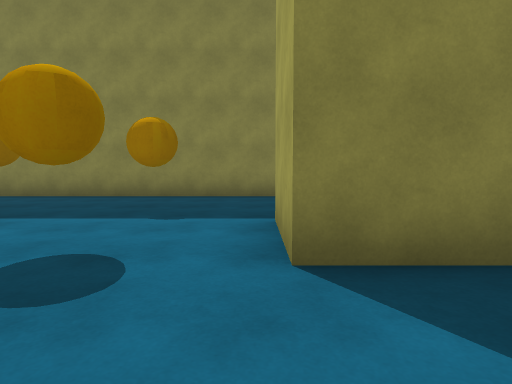
View 1 (above)

24 first-person views from a walk through a 3-D level made in the Unity game engine. The camera is 1.2 m above the floor, tilts 4° down and sees 75° across. The floor is counted in squares, 2 m on a side. Each view is taken from the middle of a square. On the plan, view 1 faces up. The plan holds only what a view shows up to about 10 squares ahead; the rest is blank. The place goes on beyond the plan. The player is left out. Surface patterns are stand-ins for the level's own textures.

View 2
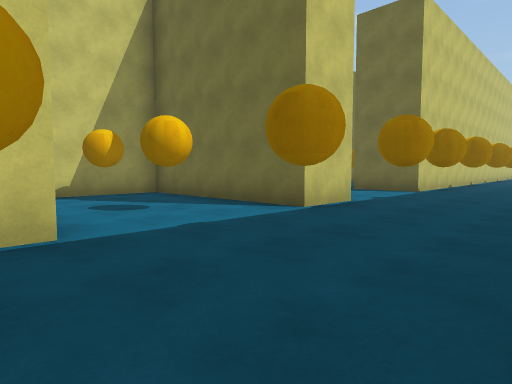

View 3
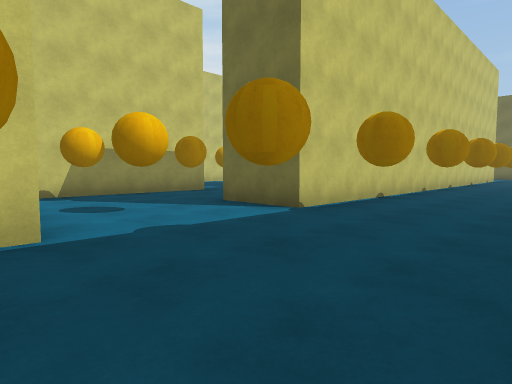

View 4
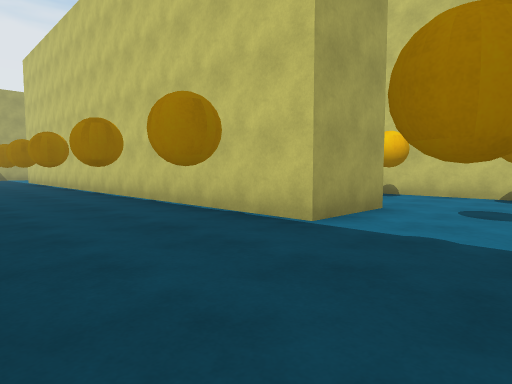

View 5
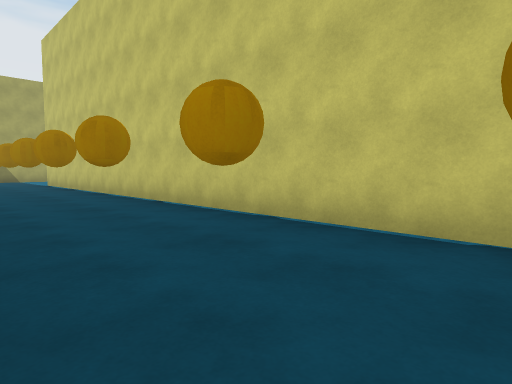

View 6
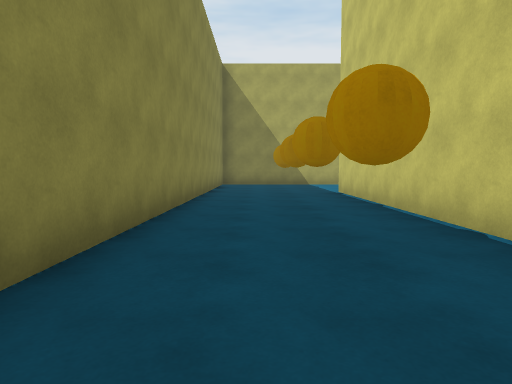

View 7
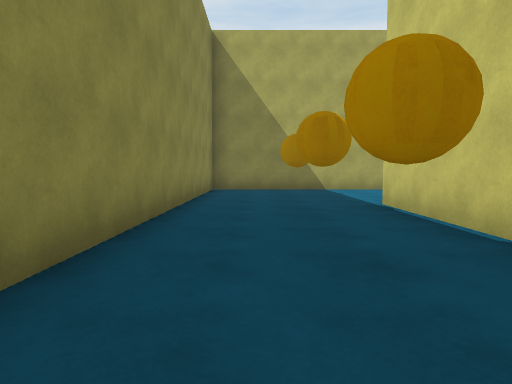

View 8
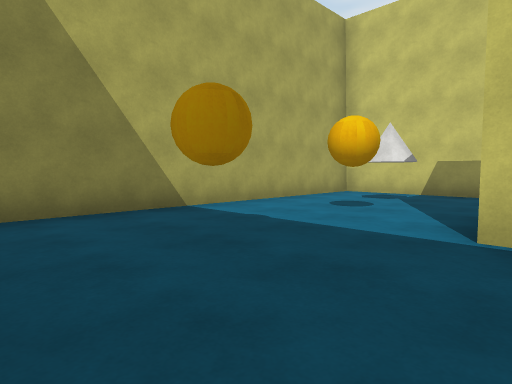

View 9
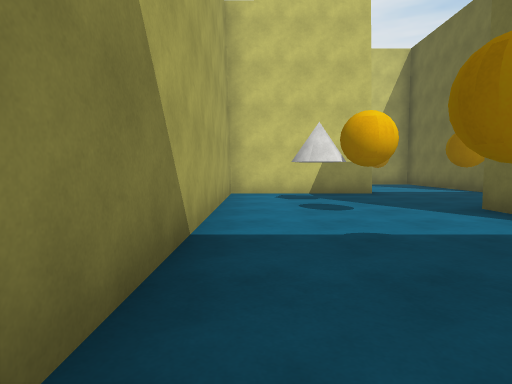

View 10
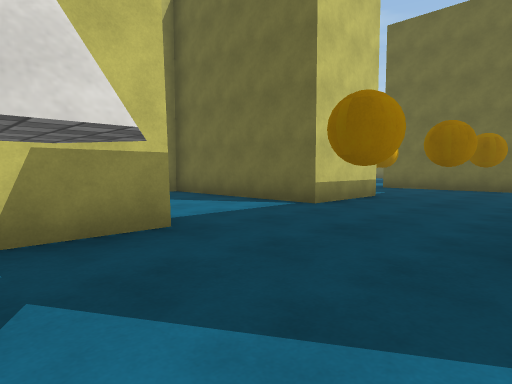

View 11
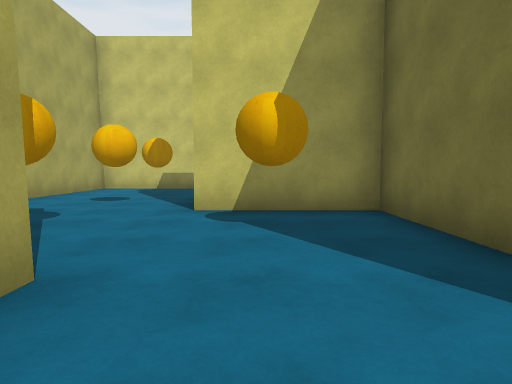

View 12
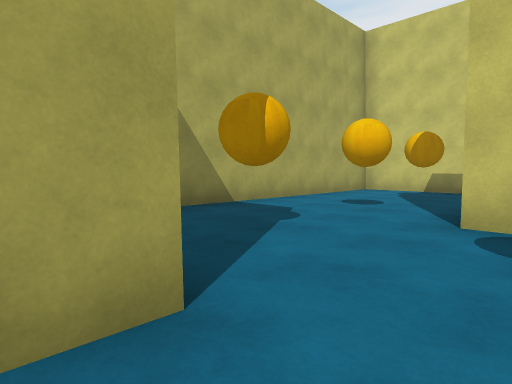

View 13
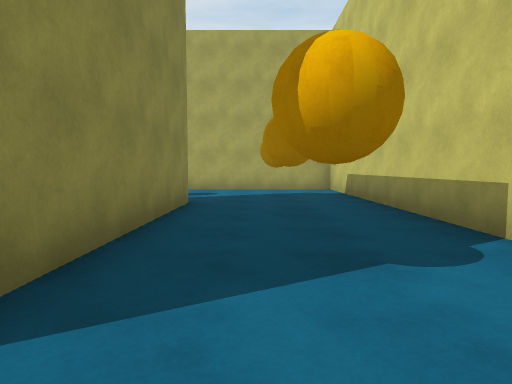

View 14
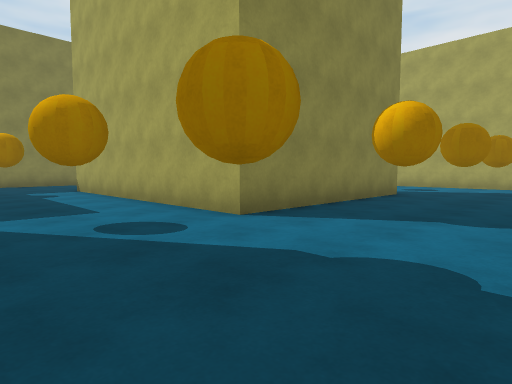

View 15
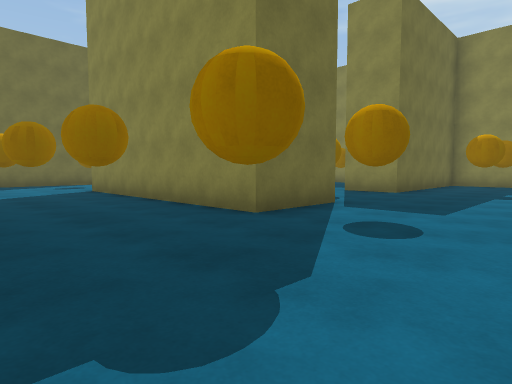

View 16
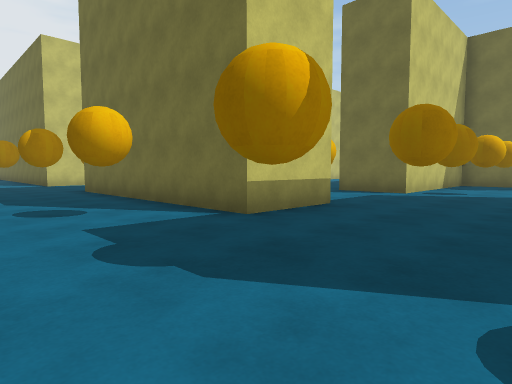

View 17
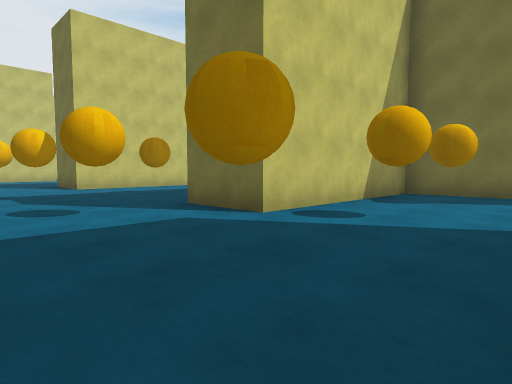

View 18
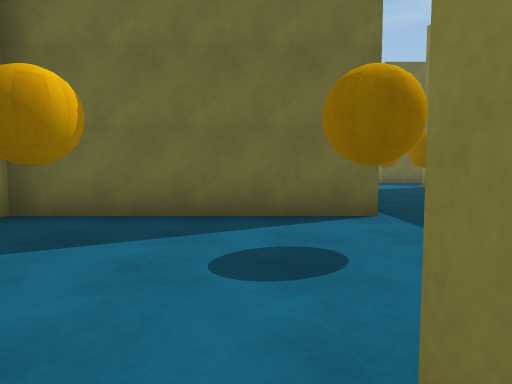

View 19
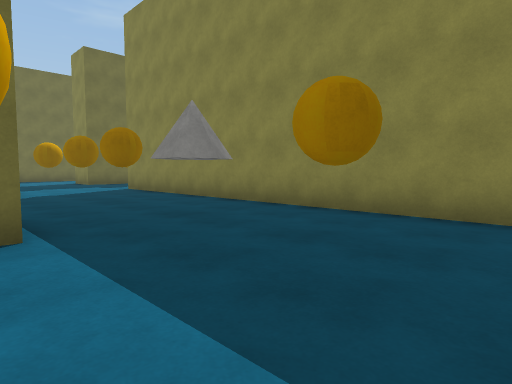

View 20
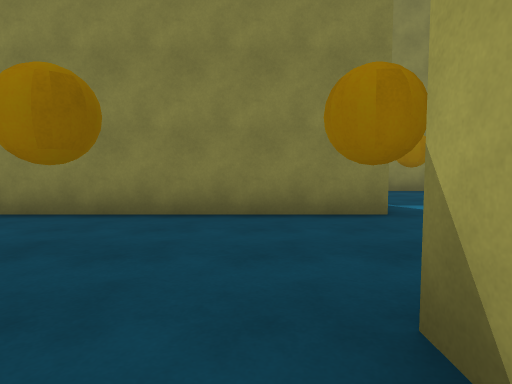

View 21
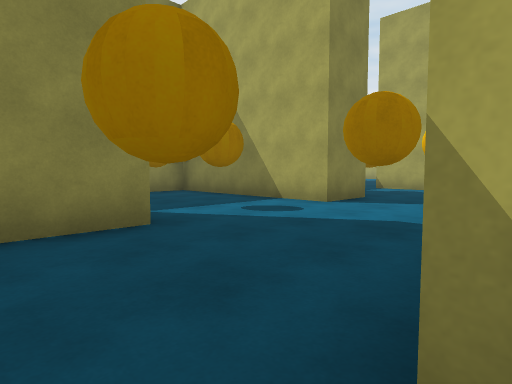

View 22
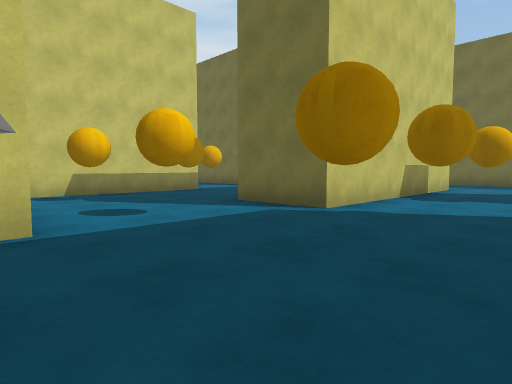

View 23
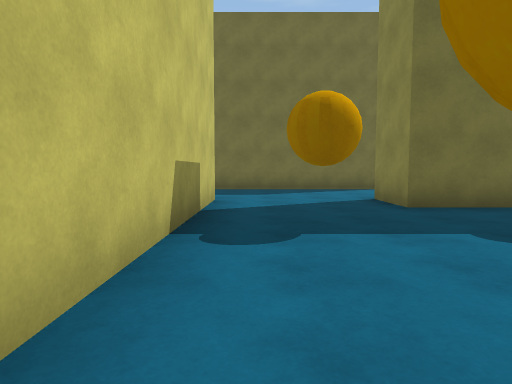

View 24
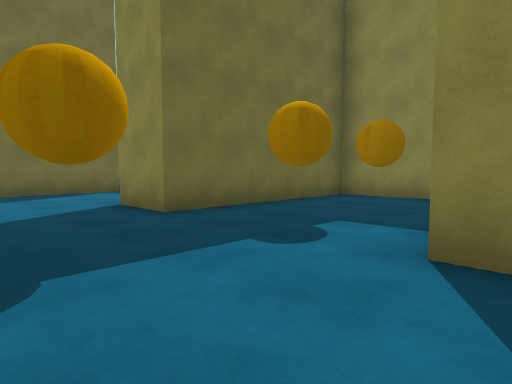

### Floor plan
Points are (right, up) in squares from view 1. A wall is a line through its corners. A room is listed if a view was taken in it or the views show most of it. See-through windows are left out.
Room 1 (views 1, 2, 3, 4, 5, 6, 7, 8, 9, 10)
walls: (-4.8, 3.9) (-3.2, 3.9) (-3.2, -0.8) (0.5, -0.8); (0.5, 7.3) (-5.6, 7.3); (0.2, 2) (0.2, 3.9) (14.6, 3.9); (-7.6, -0.8) (-5.6, -0.8); (-15.1, 3.9) (-8.1, 3.9) (-8.1, 2); (14.6, 2.6) (14.6, 2); (15.1, -1.1) (18.6, -1.1) (18.6, 7.3) (7.5, 7.3)
ways out: opening at (-8.5, 0.5) to room 2; opening at (1, 0.5) to room 2; opening at (14.5, 0.5) to room 2
Room 2 (views 11, 12, 13, 14, 15, 16, 17, 18, 19, 20, 21, 22, 23, 24)
walls: (-3.2, -6.4) (-3.2, -11.2) (1.7, -11.2) (1.7, -13); (0.6, -6.2) (0.6, -5.8); (1.8, -2.7) (-9.8, -2.7); (0.5, -0.8) (1.5, -0.8); (-9.8, -11.2) (-5.5, -11.2); (-9.8, -0.8) (-7.6, -0.8); (1.6, 2) (0.2, 2); (4.9, -11.2) (7, -11.2) (7, -15.5); (-14.5, -5.8) (-8.3, -5.8) (-8.3, -7.9); (-11.1, 2) (-13.1, 2) (-13.1, -2.7) (-14.6, -2.7); (6.8, -5.8) (6.8, -7.8) (0.5, -7.8); (6.6, 0.6) (6.6, -2.7) (5.2, -2.7) (5.2, 2) (3.5, 2); (-17.8, -1.2) (-17.8, -6.2); (11.8, -11.2) (18.6, -11.2) (18.6, -4.9); (15, -7.8) (9.9, -7.8) (9.9, -1.3) (12.2, -1.3) (12.2, -5.8) (15, -5.8); (15.2, -2.9) (15.2, -2.1)
ways out: opening at (-8.5, 0.5) to room 1; opening at (1, 0.5) to room 1; opening at (14.5, 0.5) to room 1

Where each view was taken, in squares from view 1:
view 1: 0 up, 0 right, facing up
view 2: 7 up, 1 right, facing down-left
view 3: 7 up, 4 left, facing down-left
view 4: 7 up, 2 left, facing down-right
view 5: 7 up, 1 right, facing down-right
view 6: 6 up, 6 right, facing right
view 7: 6 up, 9 right, facing right
view 8: 7 up, 14 right, facing down-right
view 9: 7 up, 18 right, facing down
view 10: 2 up, 17 right, facing down-left
view 11: 1 down, 14 right, facing down
view 12: 2 down, 14 right, facing down-right
view 13: 9 down, 9 right, facing right
view 14: 11 down, 7 right, facing up-right
view 15: 11 down, 10 right, facing up-left
view 16: 8 down, 10 right, facing down-left
view 17: 8 down, 5 right, facing down-left
view 18: 8 down, 1 right, facing left
view 19: 7 down, 0 right, facing up-left
view 20: 7 down, 0 right, facing up
view 21: 6 down, 0 right, facing up-right
view 22: 3 down, 4 left, facing down-left
view 23: 5 down, 8 left, facing left
view 24: 5 down, 9 left, facing up-left
